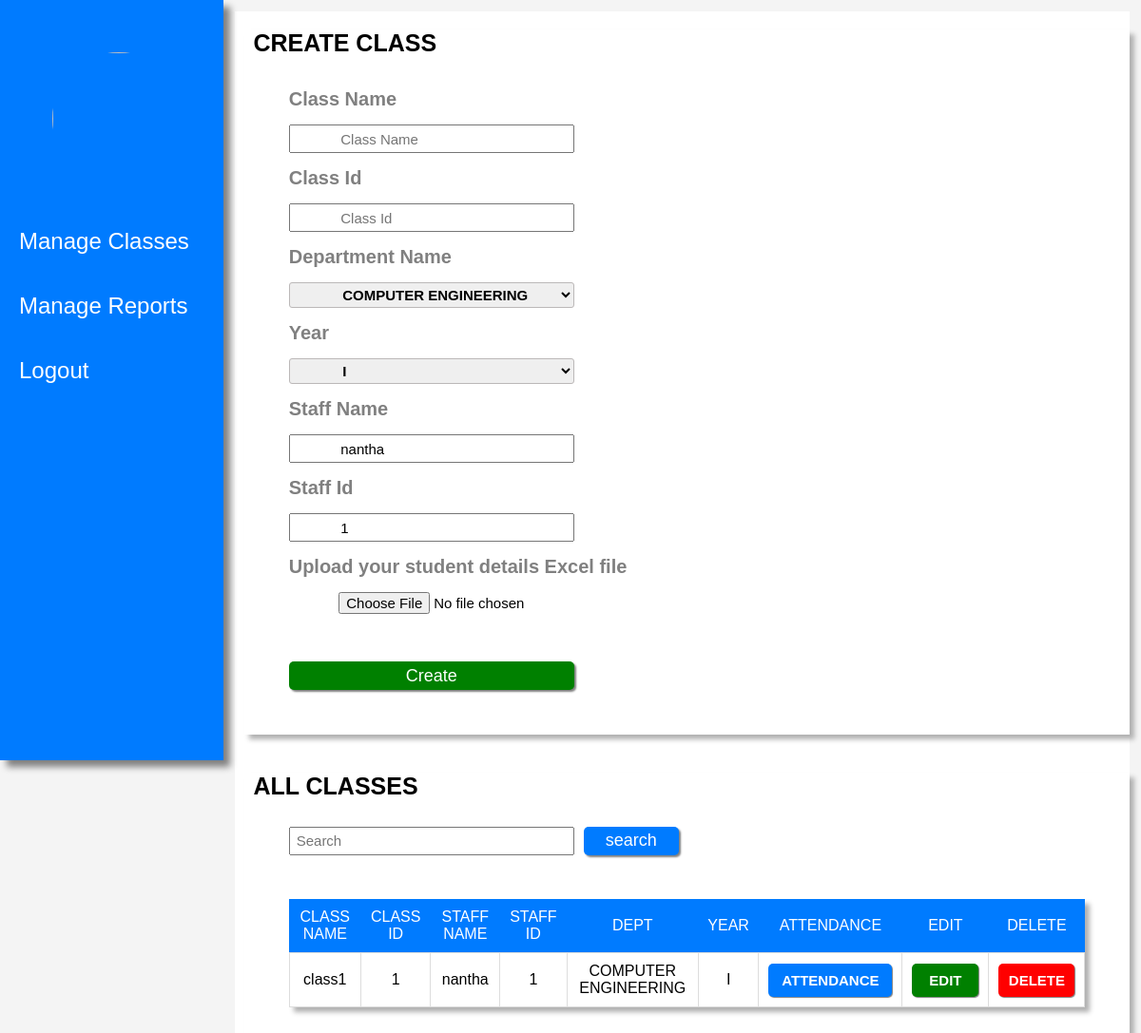
Screenshot of /manage_classes_staff (signed in) with the database file from the repository.
### tables this page shows
CREATE TABLE "all_classes" (
	"classname"	TEXT,
	"classid"	INTEGER,
	"staffname"	TEXT,
	"staffid"	INTEGER,
	"dept"	TEXT,
	"year"	TEXT,
	PRIMARY KEY("classid")
);

### main.py (the view)
@app.route("/manage_classes_staff", methods=["POST", "GET"])
def manage_classes_staff():
    con = sqlite3.connect("data_base.db")
    con.row_factory = sqlite3.Row
    cur = con.cursor()
    staffid = session.get('staffid')
    staffname = session.get('staffname')
    query = f"select * from all_classes where staffid ={staffid}"
    cur.execute(query)
    data = cur.fetchall()
    con.close()
    return render_template("staff/manage_classes.html", data=data,staffid =staffid ,staffname = staffname )

### templates/staff/manage_classes.html (shortened to what this page needs)
<!DOCTYPE html>
<html lang="en">
<head>
    <link rel="stylesheet" href="\static\css\manage_classes.css">
    <link rel="stylesheet" href="https://cdnjs.cloudflare.com/ajax/libs/font-awesome/6.5.2/css/all.min.css"
 />
</head>
<body>
    <div class="sidebar">
        <img src="\static\images\logo.jpg">
        <ul>
            <li><a href="{{url_for('manage_classes_staff')}}">Manage Classes</a></li>
            <li><a href="{{url_for('report_generate_form')}}">Manage Reports</a></li>
            <li><a href="{{url_for('home')}}">Logout</a></li>
        </ul>
    </div>
    <div class="img_container">
        <form action="/create_class" class="create-class-form" method="post" enctype="multipart/form-data">
            <h1>CREATE CLASS</h1>
            <label for="classname">Class Name</label>
            <input type="text" name="classname" placeholder="Class Name"  required>
            <label for="classid">Class Id</label>
            <input type="text" name="classid" placeholder="Class Id"  required>
            <label for="select">Department Name</label>
            <select name="dept">
                <option name="dept">COMPUTER ENGINEERING</option>
            </select>
            <label for="year">Year</label>
            <select name="year">
                <option name="year">I</option>
            </select>
            <label for="staffname">Staff Name</label>
            <input type="text" name="staffname" placeholder="Staff Name"  readonly value= {{staffname}}>
            <label for="staffid">Staff Id</label>
            <input type="number" name="staffid" placeholder="Staff Id"  readonly value= {{staffid}}>
            <label for="file">Upload your student details Excel file</label>
            <input type="file" name="file" accept=".xlsx, .xls" class="file-upload" required>
            <button type="submit">Create</button>
        </form>
        <div class="all-attendance-table">
            <h1>ALL CLASSES</h1>
            <div class="search-box">
                <form>
                    <input type="search" name="search" required placeholder="Search">
                    <button>search</button>
                </form>
            </div>
            <table>
                <thead>
                    <tr>
                        <th>CLASS NAME</th>
                        <th>CLASS ID </th>
                        <th>STAFF NAME </th>
                        <th>STAFF ID </th>
                        <th>DEPT</th>
                        <th>YEAR</th>
                        <th>ATTENDANCE</th>
                        <th>EDIT</th>
                        <th>DELETE</th>
                    </tr>
                </thead>
                <tbody>
                    {% for row in data %}
                        <tr>
                            <td> {{row["classname"]}}</td>
                            <td> {{row["classid"]}}</td>
                            <td> {{row["staffname"]}}</td>
                            <td> {{row["staffid"]}}</td>
                            <td> {{row["dept"]}}</td>
                            <td> {{row["year"]}}</td>
                            <td><a href="{{ url_for('attendance', classname=row['classname'], classid=row['classid']) }}"><button class="btn-attendance">ATTENDANCE</button></a></td>
                            <td><a href="{{url_for('edit_class',classid = row['classid'])}}"><button class="btn-edit">EDIT</button></a></td>
                            <td><a href="{{url_for('del_attendance',classname = row['classname'],classid = row['classid'])}}"><button class="btn-delete">DELETE</button></a></td>
                        </tr>
                    {% endfor %}
                </tbody>
            </table>
        </div>
    </div>
</body>
</html>

### static/css/manage_classes.css (style rules this page uses)
* { margin: 0; padding: 0; box-sizing: border-box; }
body { font-family: Arial, sans-serif; background-color: #f4f4f4; display: flex; }

### rows the page displays
all_classes: classname "class1", classid "1", staffname "nantha", staffid "1", dept "COMPUTER ENGINEERING", year "I"
